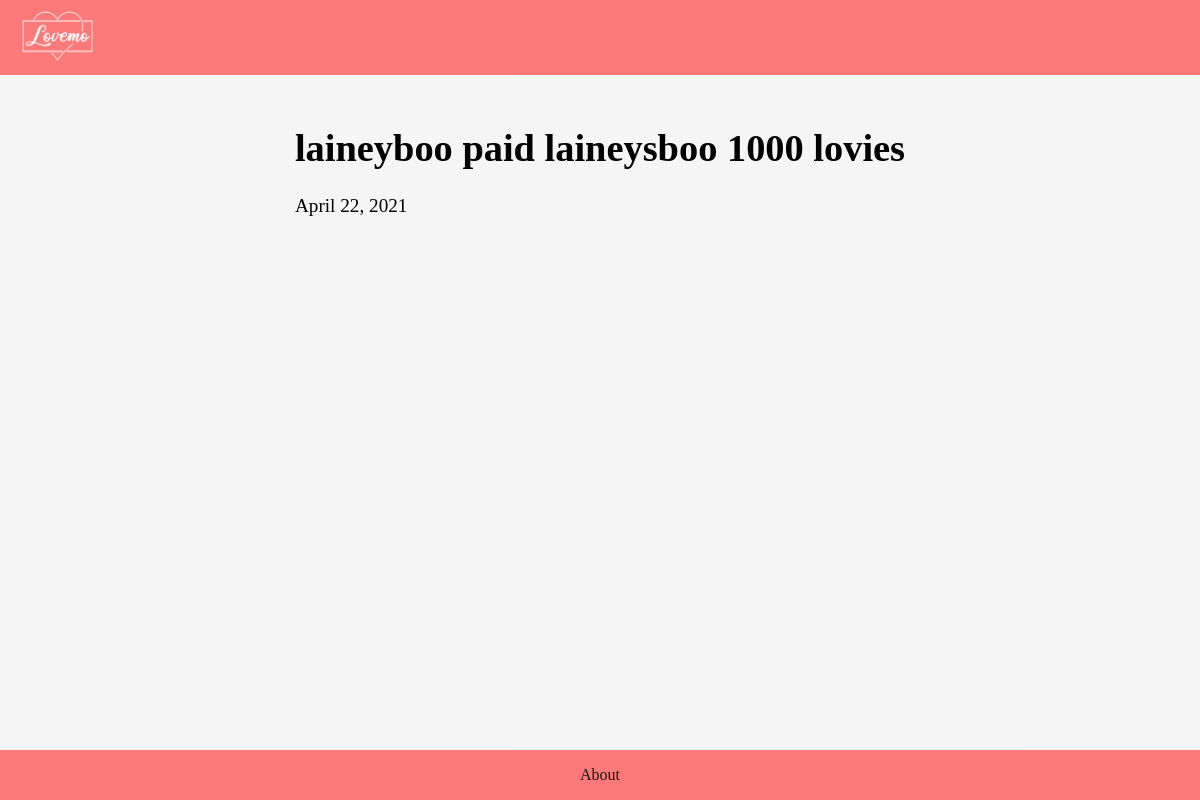
Before: /1/ with the older database file.
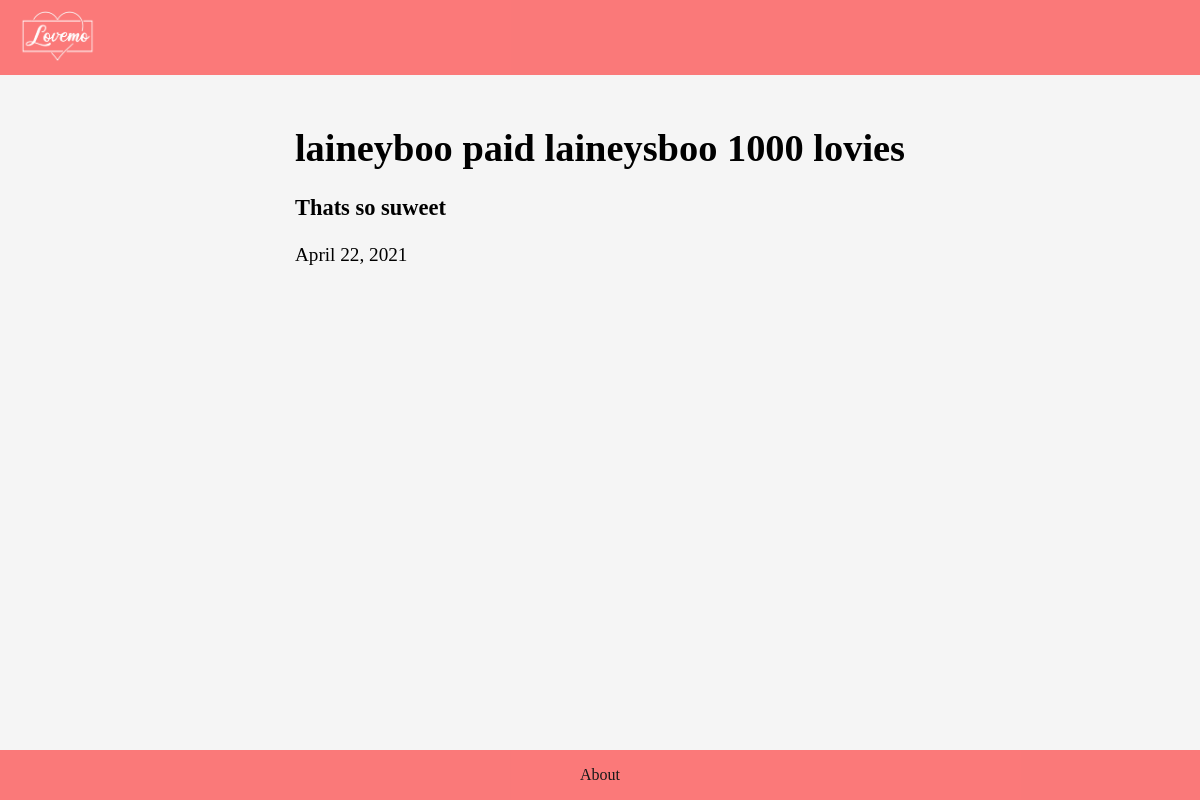
After: the same page with the newer database file.
### main_app/models.py (models this page shows)
class Transactions(models.Model) :
    payment_from = models.CharField(max_length=30, blank=False)
    payment_to = models.CharField(max_length=30, blank=False)
    payment_for = models.TextField(max_length=300)
    amount_payed = models.IntegerField(blank=False)
    date_of_transaction = models.DateField(auto_now_add=True)
    likes = models.IntegerField(default=0)
    def __str__(self) :
        formatted_str = self.payment_from + ' paid ' + self.payment_to + f' {self.amount_payed} lovies'
        return formatted_str
    class Meta :
        db_table = 'Transactions'
        verbose_name = 'Transaction'

class Comments(models.Model) :
    transaction = models.ForeignKey(Transactions, on_delete=models.CASCADE)
    commentor = models.CharField(max_length=30)
    description = models.TextField(max_length=500)
    likes = models.IntegerField(default=0)
    def __str__(self):
        if len(self.description) > 100 :
            return self.description[:100] + '...'
        else :
            return self.description
    class Meta :
        verbose_name = 'Comment'

### main_app/views.py (the view)
# urls.py: path('<int:id>/', views.transaction, name='transaction'),
def transaction(request, id) :
    transaction = Transactions.objects.get(id=id)
    comments = transaction.comments_set.all()
    return render(request, 'main_app/transaction.html', {'transaction':transaction, 'comments':comments})

### main_app/templates/main_app/transaction.html (shortened to what this page needs)
{% extends 'main_app/base.html' %}
{% block content %}
    <div id="comments" name="comments">
        <h1>{{transaction}}</h1>
        {% for comment in comments %}
            <h3>{{comment}}</h3>
        {% endfor %}
        <p>{{transaction.date_of_transaction}}</p>
    </div>
{% endblock %}

### main_app/templates/main_app/base.html (shortened to what this page needs)
{% load static %}
<!DOCTYPE html>
<html>
    <head>
        <link href="{% static 'styles/style.css' %}" rel="stylesheet">
    </head>
    <header id="header">
          <nav id="nav-bar">
            <a href="/home">
                <img id="header-image" src="{% static 'images/lovemo-logo.png' %}" alt="lovemo-logo" height="50px" width="75px">
            </a>
          </nav>
    </header>
    <body>
        <div id="content" name="content">
            {% block content %}{% endblock %}
        </div>
    </body>
    <footer>
        <div id="footer">
            <p><a href="/about">About</a></p>
        </div>
    </footer>
</html>

### main_app/static/styles/style.css (style rules this page uses)
header { position: fixed; top: 0; left: 0; margin-bottom: 0%; min-height: 75px; padding: 0px 20px; padding-top: 0px; padding-bottom: 0px; display: flex; justify-content: space-between; align-items: center; background: rgba(253, 75, 75, 0.808); width: 100%; opacity: 90%; }
a { text-decoration: none; background-color: transparent; color: black; }
a:link { text-decoration: none; background-color: transparent; color: black; }
body { background-color: whitesmoke; margin-top: 100px; text-align: center; }
#content { font-size: larger; display: inline-block; text-align: left; }
footer { position: fixed; left: 0px; bottom: 0px; right: 10px; width: 100%; background-color: rgba(253, 75, 75, 0.808); color: white; text-align: center; opacity: 90%; }

Changed rows visible on the page:
added Comments: description "Thats so suweet"
